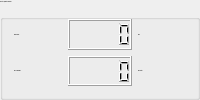
       <widget class="QGroupBox" name="groupBox_10">
        <property name="font">
         <font>
          <family>Inter</family>
          <pointsize>-1</pointsize>
          <weight>62</weight>
          <bold>true</bold>
         </font>
        </property>
        <property name="title">
         <string>UUT to operator (RS422)</string>
        </property>
        <layout class="QVBoxLayout" name="verticalLayout_31">
         <item>
          <layout class="QHBoxLayout" name="horizontalLayout_5">
           <item>
            <widget class="QLabel" name="label_88">
             <property name="font">
              <font>
               <family>Inter</family>
               <pointsize>-1</pointsize>
               <weight>75</weight>
               <bold>true</bold>
              </font>
             </property>
             <property name="text">
              <string>PRESSURE</string>
             </property>
            </widget>
           </item>
           <item>
            <widget class="QLCDNumber" name="lcdNumber_7"/>
           </item>
           <item>
            <widget class="QLabel" name="label_89">
             <property name="text">
              <string>hPa</string>
             </property>
            </widget>
           </item>
          </layout>
         </item>
         <item>
          <layout class="QHBoxLayout" name="horizontalLayout_6">
           <item>
            <widget class="QLabel" name="label_90">
             <property name="font">
              <font>
               <family>Inter</family>
               <pointsize>-1</pointsize>
               <weight>75</weight>
               <bold>true</bold>
              </font>
             </property>
             <property name="text">
              <string>ALT CAB RATO</string>
             </property>
            </widget>
           </item>
           <item>
            <widget class="QLCDNumber" name="lcdNumber_8"/>
           </item>
           <item>
            <widget class="QLabel" name="label_91">
             <property name="text">
              <string>hPa / min</string>
             </property>
            </widget>
           </item>
          </layout>
         </item>
        </layout>
       </widget>
